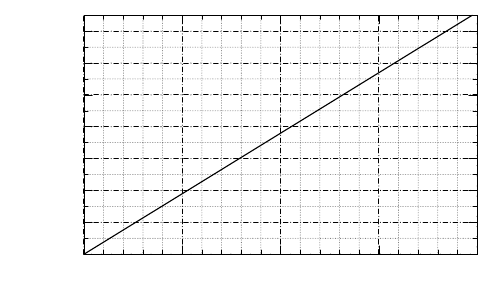

gnuplot code for this plot:
# gnuplot script file
# 
# Engine-out glide plot
#
## for direct inclusion in latex using epslatex terminal

load 'common_commands.gp'

# set label "\\Large\\textcolor{red}{FROM CAFE DATA,}\\normalsize" at 10,13000 center font "Times-Roman,72"
# set label "\\Large\\textcolor{red}{WITH DECREMENT}\\normalsize" at 10,11000 center font "Times-Roman,72"
# set label "\\Large\\textcolor{red}{FOR WINDMILLING DRAG}\\normalsize" at 10,9000 center font "Times-Roman,72"
# set label "\\Large\\textcolor{red}{PENDING FLIGHT TEST}\\normalsize" at 10,5000 center font "Times-Roman,72"
set label "Prop Windmilling" at 0.25,14500 font "Times-Roman,72"
set label "Glide Ratio 8.5:1 (1.4 nm / 1000 ft)" at 0.25,13500 font "Times-Roman,72"
set label "Flight test 16 Nov 2009" at 0.25,12500 font "Times-Roman,72"



#set terminal aqua
set output '../graphs/glide.eps'

glide_ratio = 8.5

altitude(x)  = x * 6076.11/glide_ratio
#altitude(x)  = 0.5 * rho_MSL * S * CL_full_flap * (x * 6076.11/3600)**2

#set label "Full Flap" at 45,1600 rotate by 46 font "Times-Roman,20"
#set label "Flaps UP" at 47.7,1450 rotate by 42 font "Times-Roman,20"

set xrange[0:20]
set yrange[0:15000]


# label "ASI Reading = IAS + Error" at 120,2.5 center front

set xlabel "Glide Distance (nm)

set ylabel "Altitude (ft)"
set format y "%'.0f"

set mxtics 5     # set minor tics on X-axis, with 5 divisions per major tic
set mytics 2     # set minor tics on Y-axis, with 2 divisions per major tic

#set nokey	# turn off label in top right hand corner

plot altitude(x) with lines lt -1 lw 2 # 
